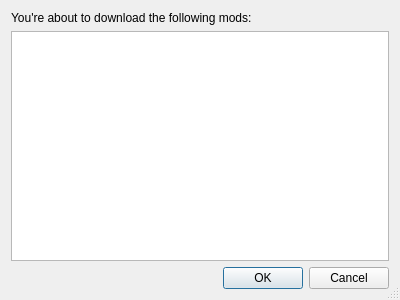
<?xml version="1.0" encoding="UTF-8"?>
<ui version="4.0">
 <class>ReviewMessageBox</class>
 <widget class="QDialog" name="ReviewMessageBox">
  <property name="geometry">
   <rect>
    <x>0</x>
    <y>0</y>
    <width>400</width>
    <height>300</height>
   </rect>
  </property>
  <property name="windowTitle">
   <string>Confirm mod selection</string>
  </property>
  <property name="sizeGripEnabled">
   <bool>true</bool>
  </property>
  <property name="modal">
   <bool>true</bool>
  </property>
  <layout class="QGridLayout" name="gridLayout">
   <item row="0" column="0">
    <widget class="QLabel" name="label">
     <property name="text">
      <string>You're about to download the following mods:</string>
     </property>
    </widget>
   </item>
   <item row="2" column="0">
    <widget class="QDialogButtonBox" name="buttonBox">
     <property name="orientation">
      <enum>Qt::Horizontal</enum>
     </property>
     <property name="standardButtons">
      <set>QDialogButtonBox::Cancel|QDialogButtonBox::Ok</set>
     </property>
    </widget>
   </item>
   <item row="1" column="0">
    <widget class="QTreeWidget" name="modTreeWidget">
     <property name="alternatingRowColors">
      <bool>true</bool>
     </property>
     <property name="selectionMode">
      <enum>QAbstractItemView::NoSelection</enum>
     </property>
     <property name="selectionBehavior">
      <enum>QAbstractItemView::SelectItems</enum>
     </property>
     <attribute name="headerVisible">
      <bool>false</bool>
     </attribute>
     <column>
      <property name="text">
       <string/>
      </property>
     </column>
    </widget>
   </item>
  </layout>
 </widget>
 <resources/>
 <connections>
  <connection>
   <sender>buttonBox</sender>
   <signal>accepted()</signal>
   <receiver>ReviewMessageBox</receiver>
   <slot>accept()</slot>
   <hints>
    <hint type="sourcelabel">
     <x>200</x>
     <y>265</y>
    </hint>
    <hint type="destinationlabel">
     <x>199</x>
     <y>149</y>
    </hint>
   </hints>
  </connection>
  <connection>
   <sender>buttonBox</sender>
   <signal>rejected()</signal>
   <receiver>ReviewMessageBox</receiver>
   <slot>reject()</slot>
   <hints>
    <hint type="sourcelabel">
     <x>200</x>
     <y>265</y>
    </hint>
    <hint type="destinationlabel">
     <x>199</x>
     <y>149</y>
    </hint>
   </hints>
  </connection>
 </connections>
</ui>
